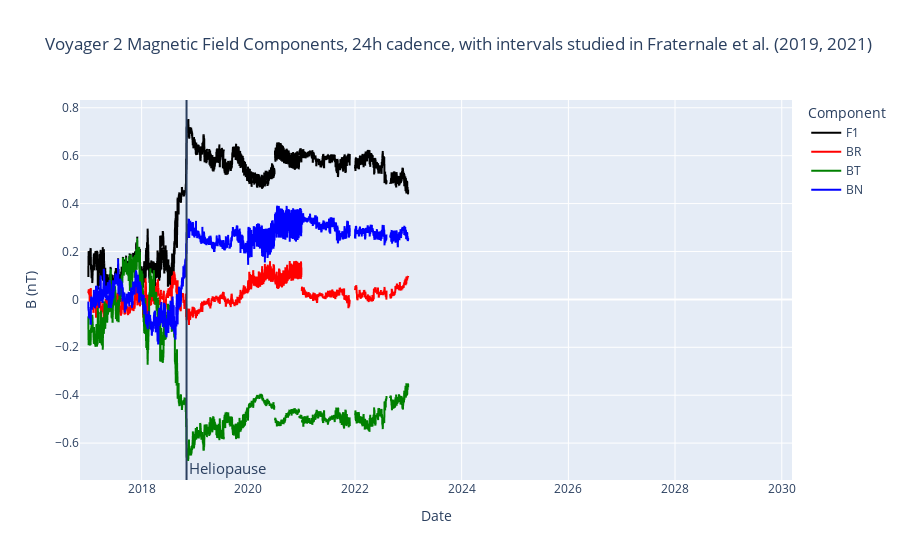

The code cell stored with this chart in its notebook:
### Code cell
v2_hp_date = "2018-11-05"

fig = px.line(
    v2_df[["F1", "BR", "BT", "BN"]],
    title="Magnetic Field Components",
    color_discrete_map={"F1": "black", "BR": "red", "BT": "green", "BN": "blue"},
)



fig.update_layout(
    xaxis_title="Date",
    yaxis_title="B (nT)",
    title=f"{spacecraft_name} Magnetic Field Components, {preset_cadence} cadence, with intervals studied in Fraternale et al. (2019, 2021)",
    legend_title="Component",
)



# Add a vertical line at 25 August 2012


fig.add_vline(
    x=datetime.datetime.strptime(v2_hp_date, "%Y-%m-%d").timestamp()
    * 1000,  # work-around for bug in plotly
    annotation_text="Heliopause",
    annotation_position="bottom right",
    annotation_font_size=15,
)

# Set the x-axis range to be the same as the Voyager 1 plot
fig.update_xaxes(
    range=[
        pd.to_datetime(v2_hp_date) + pd.DateOffset(years=-2),
        pd.to_datetime(v2_hp_date) + v1_time_diff,
    ]
)
fig.show()

### Figure 1 — Plotly figure (JSON) as saved in the notebook; plotly's stock layout.template omitted (floating-point values rounded to 4 significant figures; data arrays with more than 128 entries replaced by an {"elided": "..."} marker saying what was removed)
{"data": [{"hovertemplate": "variable=F1<br>index=%{x}<br>value=%{y}<extra></extra>", "legendgroup": "F1", "line": {"color": "black", "dash": "solid"}, "marker": {"symbol": "circle"}, "mode": "lines", "name": "F1", "showlegend": true, "type": "scattergl", "x": {"elided": "2191 str values"}, "xaxis": "x", "y": {"elided": "2191 float values"}, "yaxis": "y"}, {"hovertemplate": "variable=BR<br>index=%{x}<br>value=%{y}<extra></extra>", "legendgroup": "BR", "line": {"color": "red", "dash": "solid"}, "marker": {"symbol": "circle"}, "mode": "lines", "name": "BR", "showlegend": true, "type": "scattergl", "x": {"elided": "2191 str values"}, "xaxis": "x", "y": {"elided": "2191 float values"}, "yaxis": "y"}, {"hovertemplate": "variable=BT<br>index=%{x}<br>value=%{y}<extra></extra>", "legendgroup": "BT", "line": {"color": "green", "dash": "solid"}, "marker": {"symbol": "circle"}, "mode": "lines", "name": "BT", "showlegend": true, "type": "scattergl", "x": {"elided": "2191 str values"}, "xaxis": "x", "y": {"elided": "2191 float values"}, "yaxis": "y"}, {"hovertemplate": "variable=BN<br>index=%{x}<br>value=%{y}<extra></extra>", "legendgroup": "BN", "line": {"color": "blue", "dash": "solid"}, "marker": {"symbol": "circle"}, "mode": "lines", "name": "BN", "showlegend": true, "type": "scattergl", "x": {"elided": "2191 str values"}, "xaxis": "x", "y": {"elided": "2191 float values"}, "yaxis": "y"}], "layout": {"annotations": [{"font": {"size": 15}, "showarrow": false, "text": "Heliopause", "x": 1541329200000, "xanchor": "left", "xref": "x", "y": 0, "yanchor": "bottom", "yref": "y domain"}], "legend": {"title": {"text": "Component"}, "tracegroupgap": 0}, "shapes": [{"type": "line", "x0": 1541329200000, "x1": 1541329200000, "xref": "x", "y0": 0, "y1": 1, "yref": "y domain"}], "title": {"text": "Voyager 2 Magnetic Field Components, 24h cadence, with intervals studied in Fraternale et al. (2019, 2021)"}, "xaxis": {"anchor": "y", "domain": [0, 1], "range": ["2016-11-05T00:00:00", "2030-03-12T00:00:00"], "title": {"text": "Date"}}, "yaxis": {"anchor": "x", "domain": [0, 1], "title": {"text": "B (nT)"}}}}
